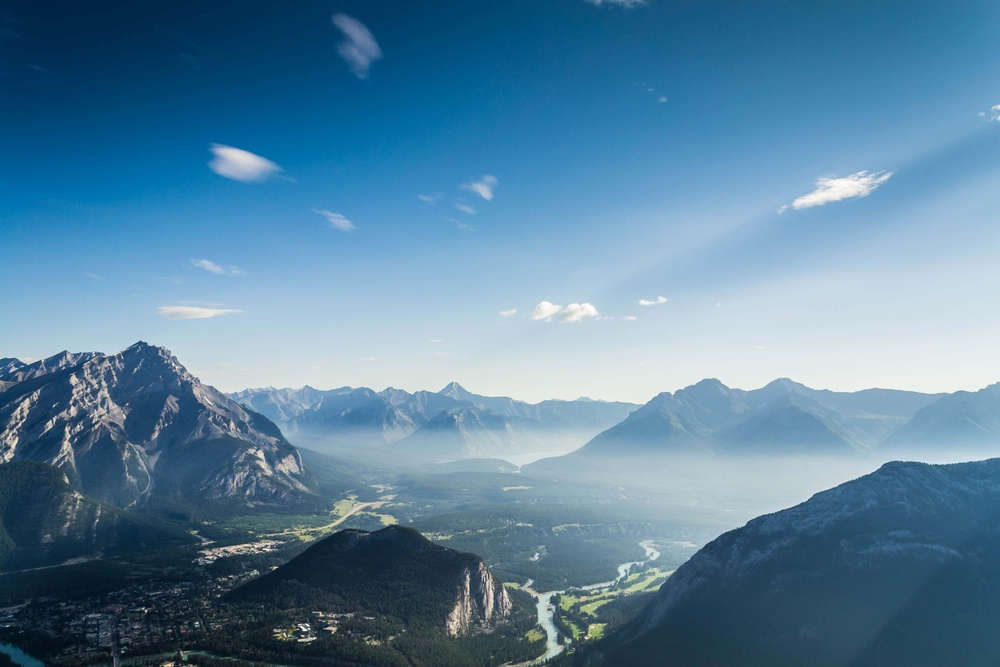
#> input picture Solutions/KenBaum/RLE-PY/app/files/image2.jpg, 1000 x 667 px, shrunk from 4608 x 3072 before the run, found by its file name
$ python sobel.py
#> lines starting #> are read from the running program, lines starting #| are printed output that depends on the picture
import numpy as np
from PIL import Image

def sobel_edge_detection(image_path):
    # Load the image and convert to grayscale
#> called with image_path = 'app/files/image2.jpg'
    img = Image.open(image_path).convert('L')
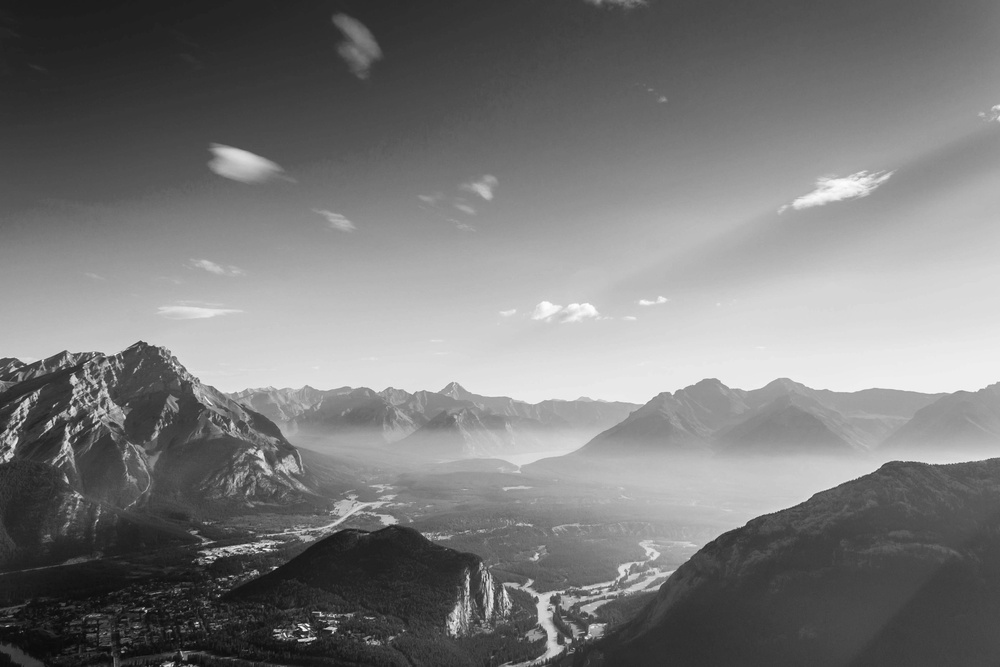
#> img: PIL image 1000x667 L; min 7, max 255, mean 121.4
    img = np.array(img)

    # Sobel Kernels
    Gx = np.array([[-1, 0, 1], [-2, 0, 2], [-1, 0, 1]])
    Gy = np.array([[-1, -2, -1], [0, 0, 0], [1, 2, 1]])

    # Initialize matrices for gradients
    Ix = np.zeros_like(img)
    Iy = np.zeros_like(img)

    # Sobel Edge Detection
    for i in range(1, img.shape[0] - 1):
        for j in range(1, img.shape[1] - 1):
            Ix[i, j] = np.sum(Gx * img[i-1:i+2, j-1:j+2]) # Horizontal
            Iy[i, j] = np.sum(Gy * img[i-1:i+2, j-1:j+2]) # Vertical
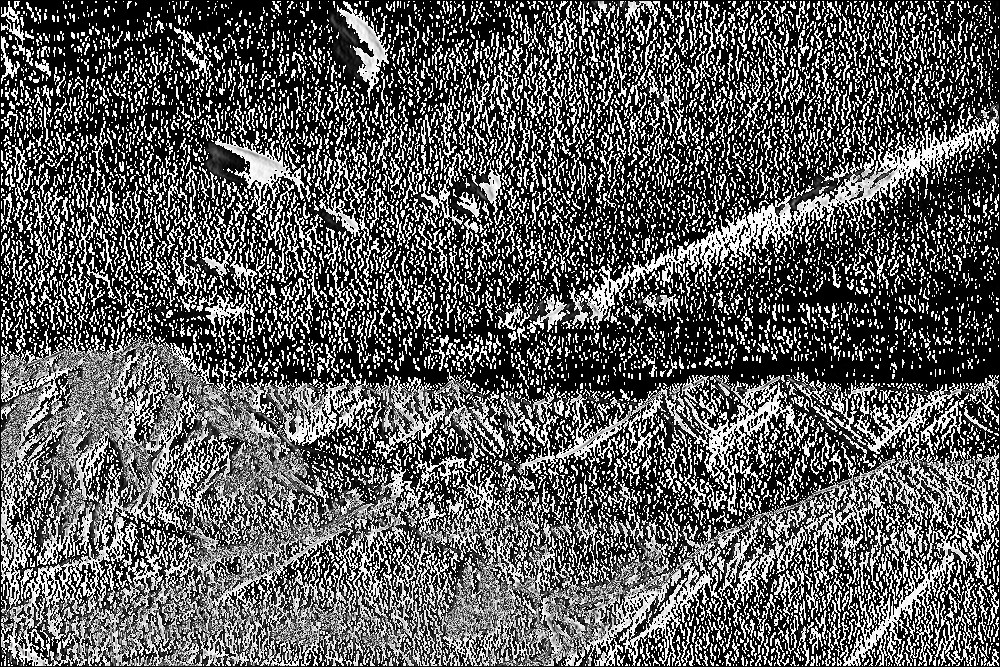
#> Ix: shape (667, 1000); min 0, max 255, mean 93.1
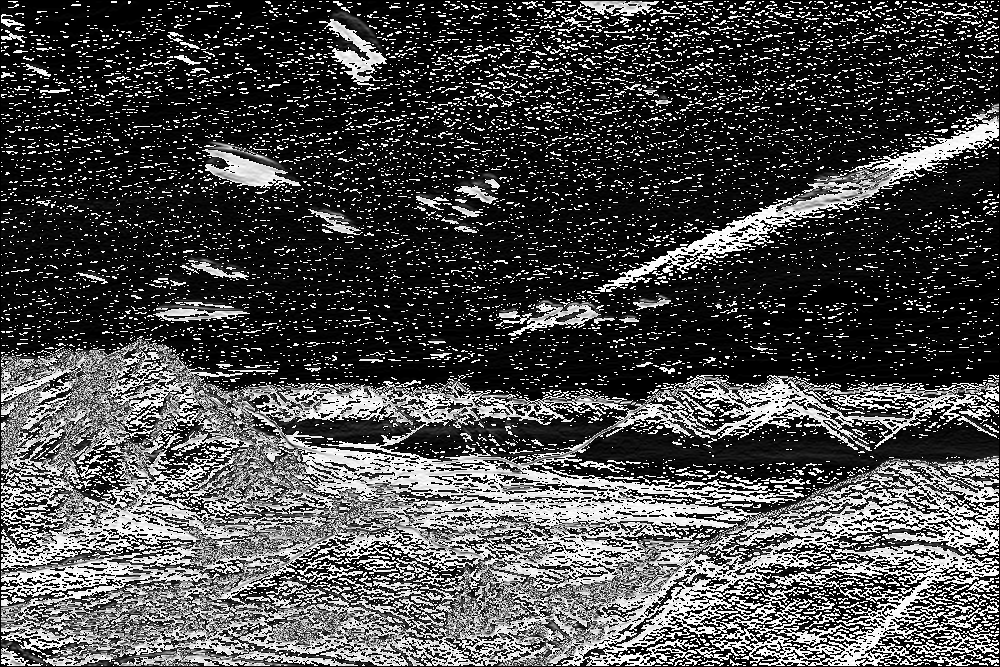
#> Iy: shape (667, 1000); min 0, max 255, mean 76

    # Calculate the gradient magnitude
    G = np.sqrt(Ix ** 2 + Iy ** 2)
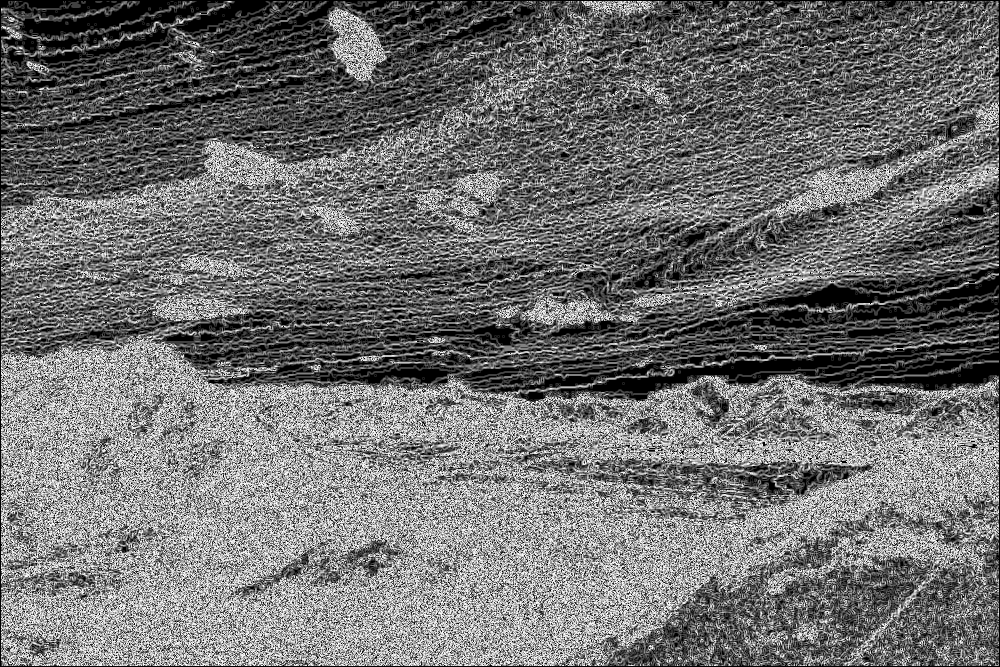
#> G: shape (667, 1000) float16; min 0, max 15.81, mean 6.96; drawn with min black and max white

    # Normalize to the range 0 to 255
    G = (G / G.max()) * 255
    G = G.astype(np.uint8)  # Convert to uint8
    return G

# Example usage
file_path = 'app/files/image2.jpg'  # Replace with your file path
edges = sobel_edge_detection(file_path)
Image.fromarray(edges).save("app/files/image2-edge.jpg")

$ run again, with Solutions/KenBaum/RLE-PY/app/files/image1.jpg copied over Solutions/KenBaum/RLE-PY/app/files/image2.jpg
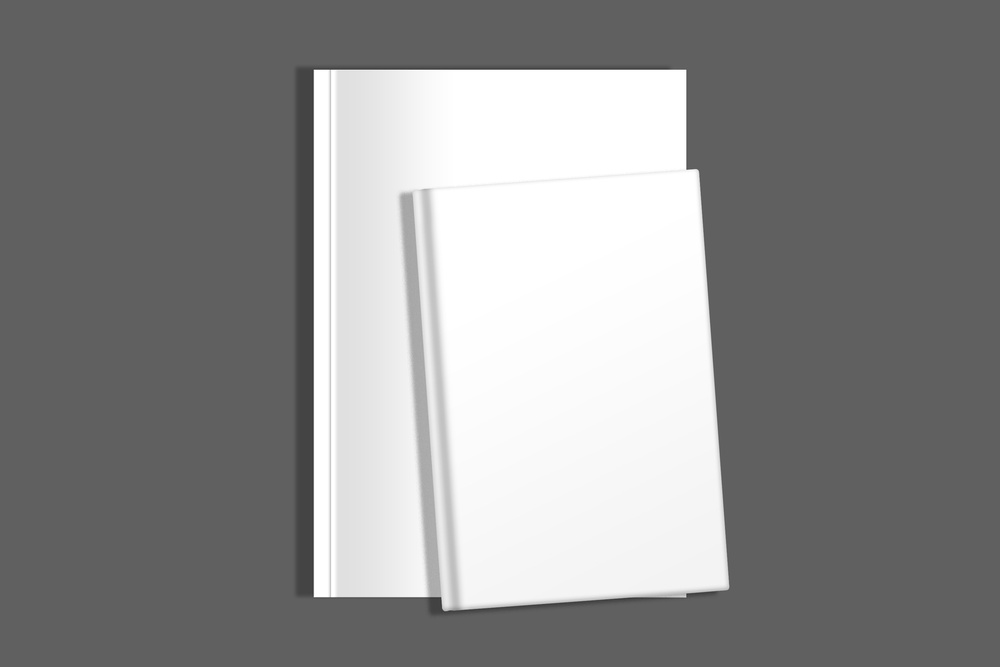
#> input picture Solutions/KenBaum/RLE-PY/app/files/image1.jpg, 1000 x 667 px, shrunk from 3000 x 2000 before the run, found by its file name
#> after the loop in sobel_edge_detection, `for i in range(1, img.shape[0] - 1):`:
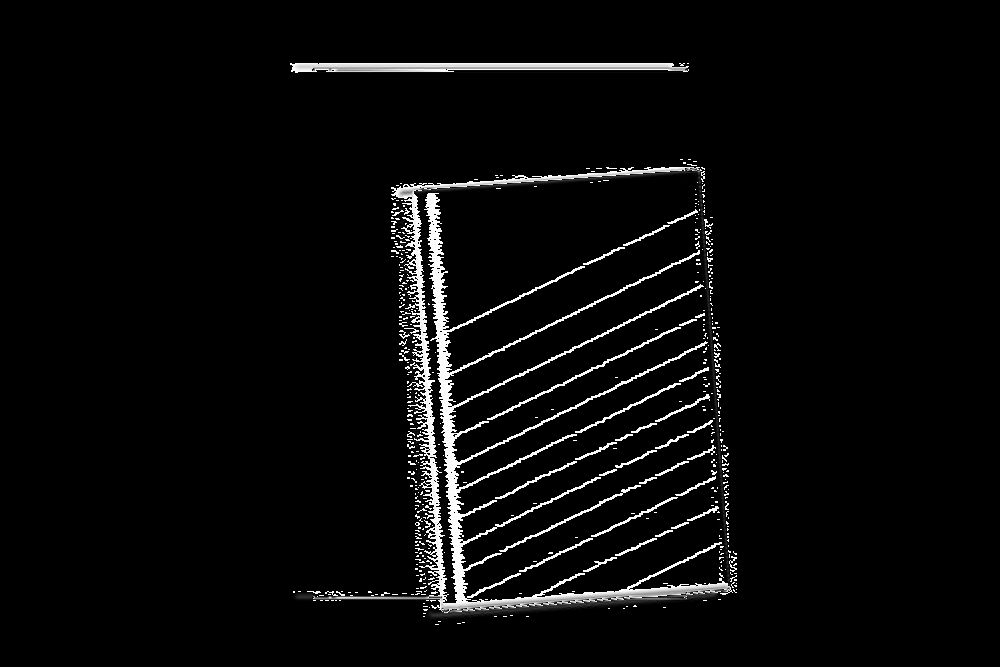
#> Iy: shape (667, 1000); min 0, max 255, mean 9.9
#> in sobel_edge_detection, `G = np.sqrt(Ix ** 2 + Iy ** 2)`:
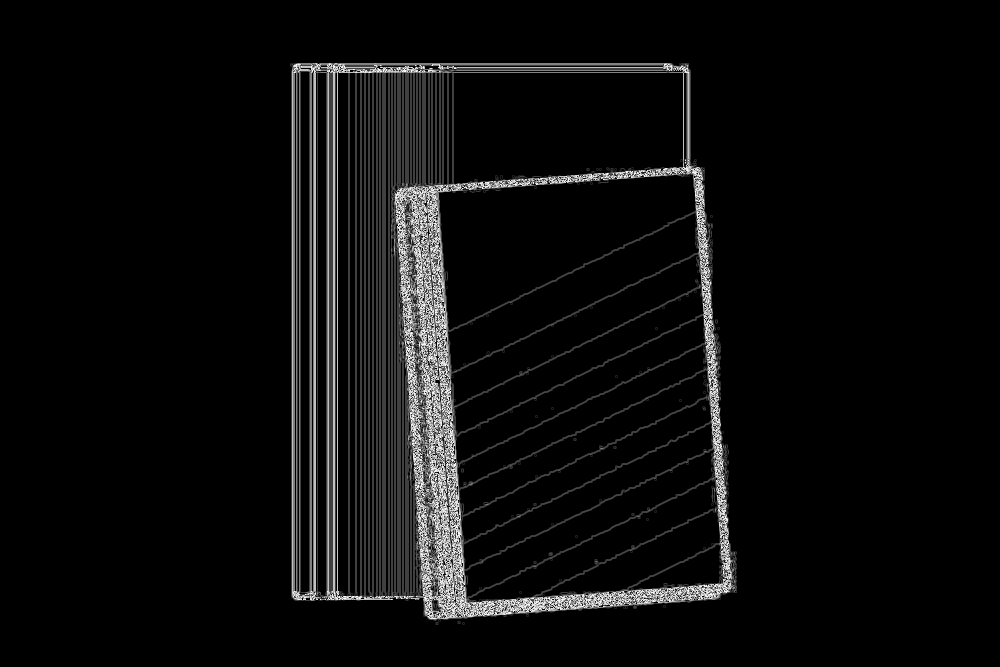
#> G: shape (667, 1000) float16; min 0, max 15.81, mean 0.792; drawn with min black and max white
